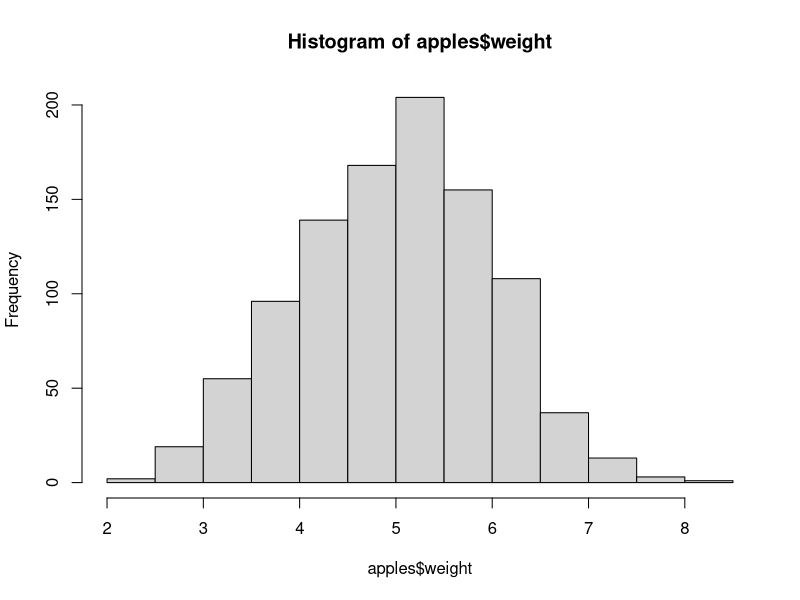

This figure's R source:

# apples <- data.frame(apple_id = as.factor(1:1000),weight = rnorm(1000, 5, 1))
# write.csv(apples, 'data/apples_data.csv', row.names = FALSE)

#read data
apples <- read.csv('data/apples_data.csv')

# process data
apples$log_weight <- log(apples$weight)

# graphing
png('figs/hist_apple_weight.png')
hist(apples$weight)
dev.off()